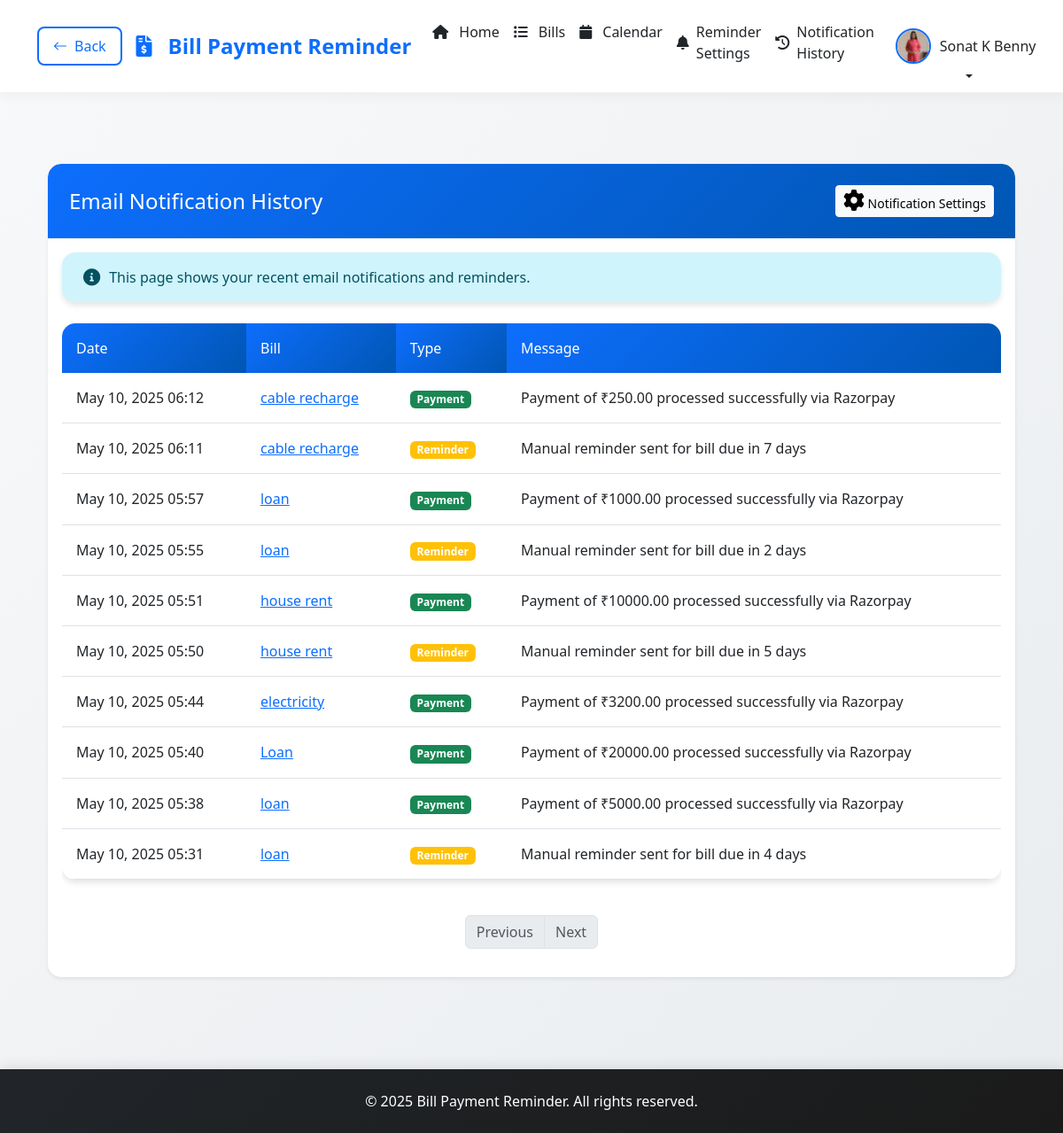
Page /notifications/ (signed in) on the committed database.
### app/models.py (models this page shows, shortened)
class Profile(models.Model):
    user = models.OneToOneField(User, on_delete=models.CASCADE)
    profile_picture = models.ImageField(upload_to='profile_pics/', null=True, blank=True)
    phone_number = models.CharField(max_length=15, blank=True)
    address = models.TextField(blank=True)
    otp = models.CharField(max_length=6, null=True, blank=True)
    otp_created_at = models.DateTimeField(null=True, blank=True)
    reset_otp = models.CharField(max_length=6, null=True, blank=True)
    reset_otp_created_at = models.DateTimeField(null=True, blank=True)

class BillActivity(models.Model):
    ACTIVITY_TYPES = (
        ('payment', 'Payment'),
        ('reminder', 'Reminder'),
        ('update', 'Update'),
    )
    bill = models.ForeignKey('Bill', on_delete=models.CASCADE, related_name='activities')
    type = models.CharField(max_length=20, choices=ACTIVITY_TYPES)
    message = models.CharField(max_length=255)
    timestamp = models.DateTimeField(auto_now_add=True)
    class Meta:
        ordering = ['-timestamp']
        verbose_name = 'Bill Activity'
        verbose_name_plural = 'Bill Activities'

class Bill(models.Model):
    CATEGORY_CHOICES = [
        ('utilities', 'Utilities'),
        ('rent', 'Rent'),
        ('insurance', 'Insurance'),
        ('subscription', 'Subscription'),
        ('other', 'Other'),
    ]
    PAYMENT_STATUS_CHOICES = [
        ('pending', 'Pending'),
        ('paid', 'Paid'),
        ('overdue', 'Overdue'),
    ]
    user = models.ForeignKey(User, on_delete=models.CASCADE)
    title = models.CharField(max_length=200)
    description = models.TextField(blank=True)
    amount = models.DecimalField(max_digits=10, decimal_places=2)
    due_date = models.DateField()
    category = models.CharField(max_length=20, choices=CATEGORY_CHOICES)
    payment_status = models.CharField(max_length=20, choices=PAYMENT_STATUS_CHOICES, default='pending')
    paid_date = models.DateTimeField(null=True, blank=True)
    created_at = models.DateTimeField(auto_now_add=True)
    updated_at = models.DateTimeField(auto_now=True)
    reminder_sent = models.BooleanField(default=False)
    last_reminder_sent = models.DateTimeField(null=True, blank=True)

### app/views.py (the view)
# urls.py: path('notifications/', views.notification_history, name='notification_history'),
@login_required
def notification_history(request):
    activities = BillActivity.objects.filter(
        Q(bill__user=request.user) | Q(bill__isnull=True, type='summary')
    ).order_by('-timestamp')
    paginator = Paginator(activities, 10)  # Show 10 activities per page
    page_number = request.GET.get('page')
    page_obj = paginator.get_page(page_number)
    context = {
        'activities': page_obj,
        'is_paginated': paginator.num_pages > 1,
    }
    return render(request, 'app/notification_history.html', context)

### app/templates/app/notification_history.html (shortened to what this page needs)
{% extends 'app/base.html' %}
{% block content %}
<div class="container py-5">
    <div class="row">
        <div class="col-12">
            <div class="card shadow-sm mb-4">
                <div class="card-header bg-primary text-white d-flex justify-content-between align-items-center">
                    <h4 class="mb-0">Email Notification History</h4>
                    <a href="{% url 'reminder_settings' %}" class="btn btn-light btn-sm">
                        <i class="fas fa-cog"></i> Notification Settings
                    </a>
                </div>
                <div class="card-body">
                    <div class="alert alert-info">
                        <i class="fas fa-info-circle"></i> This page shows your recent email notifications and reminders.
                    </div>
                    {% if activities %}
                        <div class="table-responsive">
                            <table class="table table-hover">
                                <thead>
                                    <tr>
                                        <th>Date</th>
                                        <th>Bill</th>
                                        <th>Type</th>
                                        <th>Message</th>
                                    </tr>
                                </thead>
                                <tbody>
                                    {% for activity in activities %}
                                        <tr>
                                            <td>{{ activity.timestamp|date:"M d, Y H:i" }}</td>
                                            <td>
                                                {% if activity.bill %}
                                                    <a href="{% url 'bill_detail' activity.bill.id %}">{{ activity.bill.title }}</a>
                                                {% else %}
                                                    <span class="text-muted">System</span>
                                                {% endif %}
                                            </td>
                                            <td>
                                                {% if activity.type == 'reminder' %}
                                                    <span class="badge bg-warning">Reminder</span>
                                                {% elif activity.type == 'payment' %}
                                                    <span class="badge bg-success">Payment</span>
                                                {% elif activity.type == 'summary' %}
                                                    <span class="badge bg-info">Summary</span>
                                                {% else %}
                                                    <span class="badge bg-secondary">{{ activity.type }}</span>
                                                {% endif %}
                                            </td>
                                            <td>{{ activity.message }}</td>
                                        </tr>
                                    {% endfor %}
                                </tbody>
                            </table>
                        </div>
                        {% if is_paginated %}
                            <nav aria-label="Page navigation" class="mt-4">
                                <ul class="pagination justify-content-center">
                                    {% if page_obj.has_previous %}
                                        <li class="page-item">
                                            <a class="page-link" href="?page={{ page_obj.previous_page_number }}">Previous</a>
                                        </li>
                                    {% else %}
                                        <li class="page-item disabled">
                                            <span class="page-link">Previous</span>
                                        </li>
                                    {% endif %}
                                    {% if page_obj.has_next %}
                                        <li class="page-item">
                                            <a class="page-link" href="?page={{ page_obj.next_page_number }}">Next</a>
                                        </li>
                                    {% else %}
                                        <li class="page-item disabled">
                                            <span class="page-link">Next</span>
                                        </li>
                                    {% endif %}
                                </ul>
                            </nav>
                        {% endif %}
                    {% else %}
                        <div class="text-center py-5">
                            <i class="fas fa-envelope-open-text fa-4x text-muted mb-3"></i>
                            <h5>No notification history found</h5>
                            <p class="text-muted">You haven't received any email notifications yet.</p>
                        </div>
                    {% endif %}
                </div>
            </div>
        </div>
    </div>
</div>
{% endblock %}

### app/templates/app/base.html (shortened to what this page needs)
<!DOCTYPE html>
<html lang="en">
<head>
    <link href="https://cdn.jsdelivr.net/npm/bootstrap@5.3.0/dist/css/bootstrap.min.css" rel="stylesheet">
    <link rel="stylesheet" href="https://cdn.jsdelivr.net/npm/bootstrap-icons@1.7.2/font/bootstrap-icons.css">
    <link rel="stylesheet" href="https://cdnjs.cloudflare.com/ajax/libs/font-awesome/6.0.0/css/all.min.css">
</head>
<body>
    <nav class="navbar navbar-expand-lg">
        <div class="container">
            {% if not request.resolver_match.url_name == 'login' %}
                <button class="btn btn-back" onclick="history.back()">
                    <i class="bi bi-arrow-left"></i> Back
                </button>
            {% endif %}
            <a class="navbar-brand" href="{% url 'index' %}">
                <i class="fas fa-file-invoice-dollar me-2"></i>Bill Payment Reminder
            </a>
            <div class="collapse navbar-collapse" id="navbarNav">
                <ul class="navbar-nav ms-auto">
                    {% if user.is_authenticated %}
                        <li class="nav-item">
                            <a class="nav-link {% if request.resolver_match.url_name == 'index' %}active{% endif %}" href="{% url 'index' %}">
                                <i class="fas fa-home me-1"></i>Home
                            </a>
                        </li>
                        <li class="nav-item">
                            <a class="nav-link {% if request.resolver_match.url_name == 'bill_list' %}active{% endif %}" href="{% url 'bill_list' %}">
                                <i class="fas fa-list me-1"></i>Bills
                            </a>
                        </li>
                        <li class="nav-item">
                            <a class="nav-link {% if request.resolver_match.url_name == 'calendar' %}active{% endif %}" href="{% url 'calendar' %}">
                                <i class="fas fa-calendar me-1"></i>Calendar
                            </a>
                        </li>
                        <li class="nav-item">
                            <a class="nav-link" href="{% url 'reminder_settings' %}">
                                <i class="fas fa-bell"></i> Reminder Settings
                            </a>
                        </li>
                        <li class="nav-item">
                            <a class="nav-link" href="{% url 'notification_history' %}">
                                <i class="fas fa-history"></i> Notification History
                            </a>
                        </li>
                        <li class="nav-item dropdown">
                            <a class="nav-link dropdown-toggle" href="#" id="navbarDropdown" role="button" data-bs-toggle="dropdown">
                                <div class="user-profile">
                                    {% if user.profile.profile_picture %}
                                        <img src="{{ user.profile.profile_picture.url }}" alt="Profile">
                                    {% else %}
                                        <i class="bi bi-person-circle"></i>
                                    {% endif %}
                                    <span class="user-name">{{ user.get_full_name|default:user.username }}</span>
                                </div>
                            </a>
                        </li>
                    {% endif %}
                </ul>
            </div>
        </div>
    </nav>
    <div class="main-content">
        <div class="container">
            {% block content %}
            {% endblock %}
        </div>
    </div>
    <footer class="footer">
        <div class="container text-center">
            <p class="mb-0">&copy; 2025 Bill Payment Reminder. All rights reserved.</p>
        </div>
    </footer>
</body>
</html>

### app/templates/app/base.html (style rules this page uses)
:root { --primary-color: #0d6efd; --secondary-color: #6c757d; --success-color: #198754; --danger-color: #dc3545; --warning-color: #ffc107; --info-color: #0dcaf0; --light-color: #f8f9fa; --dark-color: #212529; --border-radius: 15px; --box-shadow: 0 4px 6px rgba(0,0,0,0.1); --transition: all 0.3s ease; }
body { font-family: 'Segoe UI', Tahoma, Geneva, Verdana, sans-serif; background: linear-gradient(135deg, #f8f9fa 0%, #e9ecef 100%); min-height: 100vh; display: flex; flex-direction: column; }
.navbar { background: rgba(255, 255, 255, 0.95); backdrop-filter: blur(10px); box-shadow: 0 2px 15px rgba(0,0,0,0.05); position: sticky; top: 0; z-index: 1000; border-bottom: 1px solid rgba(0,0,0,0.05); padding: 1rem 0; }
.navbar-brand { font-weight: 700; font-size: 1.5rem; color: var(--primary-color) !important; display: flex; align-items: center; gap: 10px; transition: var(--transition); }
.nav-link { color: var(--dark-color) !important; font-weight: 500; transition: var(--transition); padding: 0.5rem 1rem; border-radius: 8px; display: flex; align-items: center; gap: 8px; position: relative; }
.nav-link::after { content: ''; position: absolute; bottom: 0; left: 50%; transform: translateX(-50%); width: 0; height: 2px; background: linear-gradient(135deg, var(--primary-color), #0056b3); transition: var(--transition); }
.main-content { flex: 1; padding: 2rem 0; }
.footer { background: linear-gradient(135deg, var(--dark-color), #1a1a1a); color: white; padding: 1.5rem 0; margin-top: auto; box-shadow: 0 -2px 15px rgba(0,0,0,0.1); }
.card { border: none; border-radius: var(--border-radius); box-shadow: var(--box-shadow); transition: var(--transition); background: white; overflow: hidden; }
.card-header { background: linear-gradient(135deg, var(--primary-color), #0056b3); color: white; border: none; border-radius: var(--border-radius) var(--border-radius) 0 0 !important; padding: 1.5rem; display: flex; align-items: center; gap: 10px; }
.card-header i { font-size: 1.5rem; }
.alert { border-radius: var(--border-radius); border: none; box-shadow: var(--box-shadow); padding: 1rem 1.5rem; margin-bottom: 1.5rem; display: flex; align-items: center; gap: 10px; }
.alert i { font-size: 1.2rem; }
.table { border-radius: var(--border-radius); overflow: hidden; background: white; box-shadow: var(--box-shadow); }
.table thead th { background: linear-gradient(135deg, var(--primary-color), #0056b3); color: white; border: none; padding: 1rem; font-weight: 500; }
.table tbody td { padding: 1rem; vertical-align: middle; }
.btn-back { background-color: transparent; color: var(--primary-color); border: 2px solid var(--primary-color); padding: 0.5rem 1rem; border-radius: 8px; transition: var(--transition); margin-right: 1rem; display: flex; align-items: center; gap: 8px; }
.user-profile { display: flex; align-items: center; position: relative; gap: 10px; padding: 0.5rem; border-radius: 8px; transition: var(--transition); }
.user-profile img { width: 40px; height: 40px; border-radius: 50%; object-fit: cover; border: 2px solid var(--primary-color); transition: var(--transition); }
.user-profile .user-name { color: var(--dark-color); font-weight: 500; }

### rows in the picture
BillActivity: timestamp "May 10, 2025 06:12", bill "cable recharge", type "Payment", message "Payment of ₹250.00 processed successfully via Razorpay"
BillActivity: timestamp "May 10, 2025 06:11", bill "cable recharge", type "Reminder", message "Manual reminder sent for bill due in 7 days"
BillActivity: timestamp "May 10, 2025 05:57", bill "loan", type "Payment", message "Payment of ₹1000.00 processed successfully via Razorpay"
BillActivity: timestamp "May 10, 2025 05:55", bill "loan", type "Reminder", message "Manual reminder sent for bill due in 2 days"
BillActivity: timestamp "May 10, 2025 05:51", bill "house rent", type "Payment", message "Payment of ₹10000.00 processed successfully via Razorpay"
BillActivity: timestamp "May 10, 2025 05:50", bill "house rent", type "Reminder", message "Manual reminder sent for bill due in 5 days"
BillActivity: timestamp "May 10, 2025 05:44", bill "electricity", type "Payment", message "Payment of ₹3200.00 processed successfully via Razorpay"
BillActivity: timestamp "May 10, 2025 05:40", bill "Loan", type "Payment", message "Payment of ₹20000.00 processed successfully via Razorpay"
BillActivity: timestamp "May 10, 2025 05:38", bill "loan", type "Payment", message "Payment of ₹5000.00 processed successfully via Razorpay"
BillActivity: timestamp "May 10, 2025 05:31", bill "loan", type "Reminder", message "Manual reminder sent for bill due in 4 days"

### other values in the picture
{{ user.get_full_name|default:user.username }} "Sonat K Benny"
